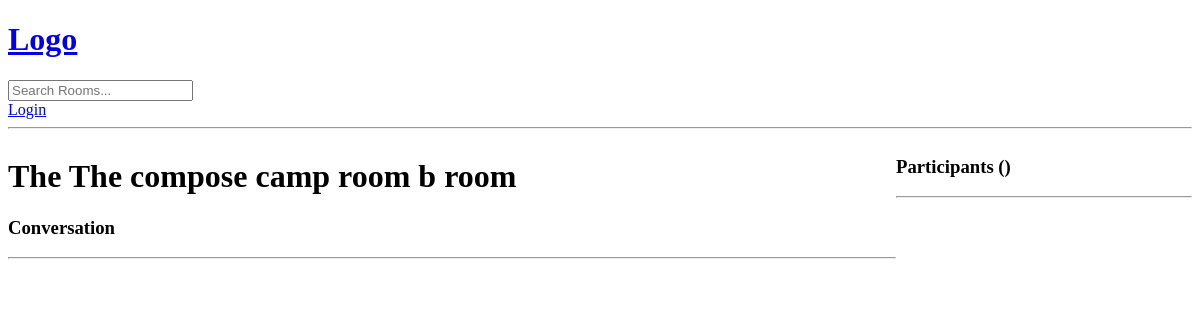
/room/6/, run on an earlier commit of the app's database.
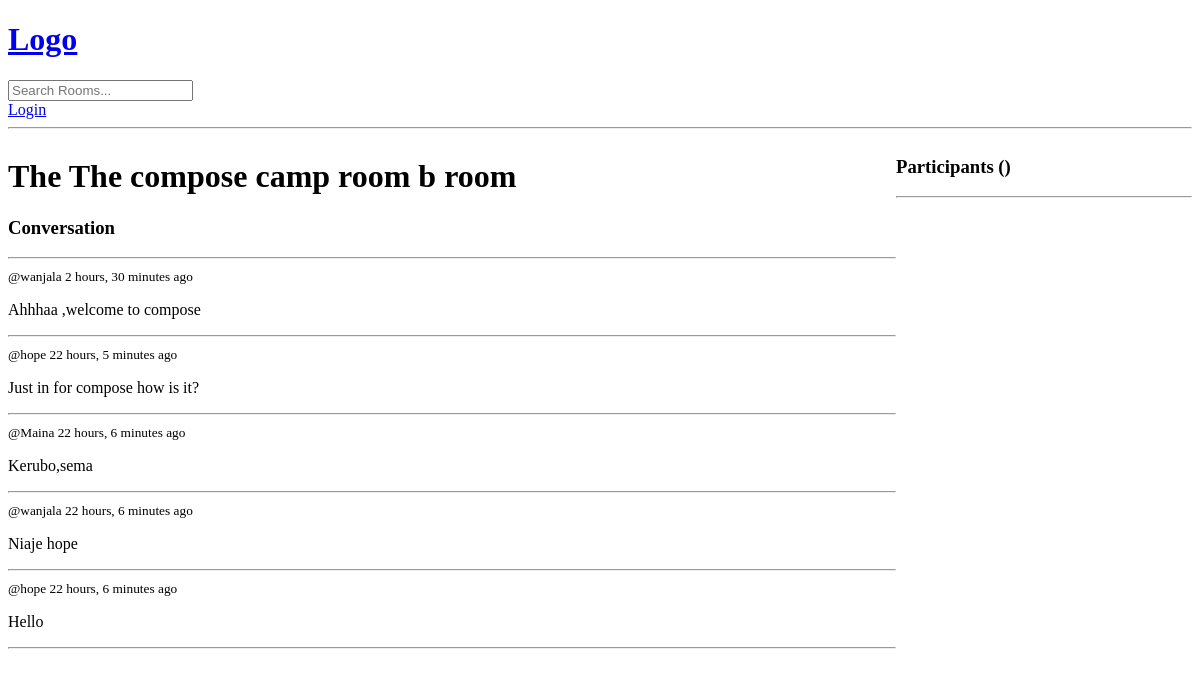
And on a later commit of the database.
### base/models.py (models this page shows, shortened)
class Room(models.Model):
    host = models.ForeignKey(User, on_delete=models.SET_NULL, null=True)
    topic = models.ForeignKey(Topic, on_delete=models.SET_NULL, null=True)
    name = models.CharField(max_length=100)
    description = models.TextField(null=True, blank=True)
    participants = models.ManyToManyField(User, related_name='participants', blank=True)
    updated = models.DateTimeField(auto_now=True)
    created = models.DateTimeField(auto_now_add=True)
    class Meta:
        ordering = ['-updated', 'created']

class Message(models.Model):
    user = models.ForeignKey(User, on_delete=models.CASCADE)
    room = models.ForeignKey(Room, on_delete=models.CASCADE)
    body = models.TextField()
    updated = models.DateTimeField(auto_now=True)
    created = models.DateTimeField(auto_now_add=True)
    class Meta:
        ordering = ['-updated', 'created']

### base/views.py (the view)
# urls.py: path("room/<str:pk>/", views.room, name="room"),
def room(request, pk):
    context_room = Room.objects.get(id=pk)
    participants = context_room.participants.all()
    if request.method == 'POST':
        message = Message.objects.create(user=request.user, room=context_room, body=request.POST.get('body'))
        context_room.participants.add(request.user)
        return redirect('room', pk=context_room.id)
    room_messages = context_room.message_set.all()
    context = {'room': context_room, 'room_messages': room_messages, 'participants': participants}
    return render(request, template_name="base/room.html", context=context)

### base/templates/base/room.html (shortened to what this page needs)
{% extends 'main.html' %}
{% block content %}
    <div class="room-container">
        <div class="">
            <h1> The {{ room.name }} room</h1>
            <div class="comment-wrapper">
                <h3>Conversation</h3>
                <hr>
                {% for message in room_messages %}
                    <div>
                        <small>@{{ message.user.username }} {{ message.created|timesince }} ago</small>
                        <p>{{ message.body }}</p>
                        <hr>
                    </div>
                {% endfor %}
            </div>
        </div>
        <div>
            <h3>Participants ()</h3>
            <hr>
        </div>
    </div>
{% endblock %}

### templates/main.html (shortened to what this page needs)
<!DOCTYPE html>
<html lang="en">
<head>
</head>
<body>
{% include 'navbar.html' %}
{% block content %}
{% endblock %}
</body>
</html>

### templates/navbar.html
<a href="/"><h1>Logo</h1></a>
<form action="{% url 'home' %}" method="get">
    <input type="text" name="q" placeholder="Search Rooms...">
</form>
{% if request.user.is_authenticated %}
    <p>Hello, {{ request.user.username }}</p>
    <a href="{% url 'logout' %}">Logout</a>
{% else %}
    <a href="{% url 'login' %}">Login</a>
{% endif %}
<hr>

### base/templates/base/room.html (style rules this page uses)
.room-container { display: grid; grid-template-columns: 3fr 1fr; }

What changed in the data, as far as the page shows it:
added Message: user.username "wanjala", created "2 hours, 30 minutes", body "Ahhhaa ,welcome to compose"
added Message: user.username "hope", created "22 hours, 5 minutes", body "Just in for compose how is it?"
added Message: user.username "Maina", created "22 hours, 6 minutes", body "Kerubo,sema"
added Message: user.username "wanjala", created "22 hours, 6 minutes", body "Niaje hope"
added Message: user.username "hope", created "22 hours, 6 minutes", body "Hello"
